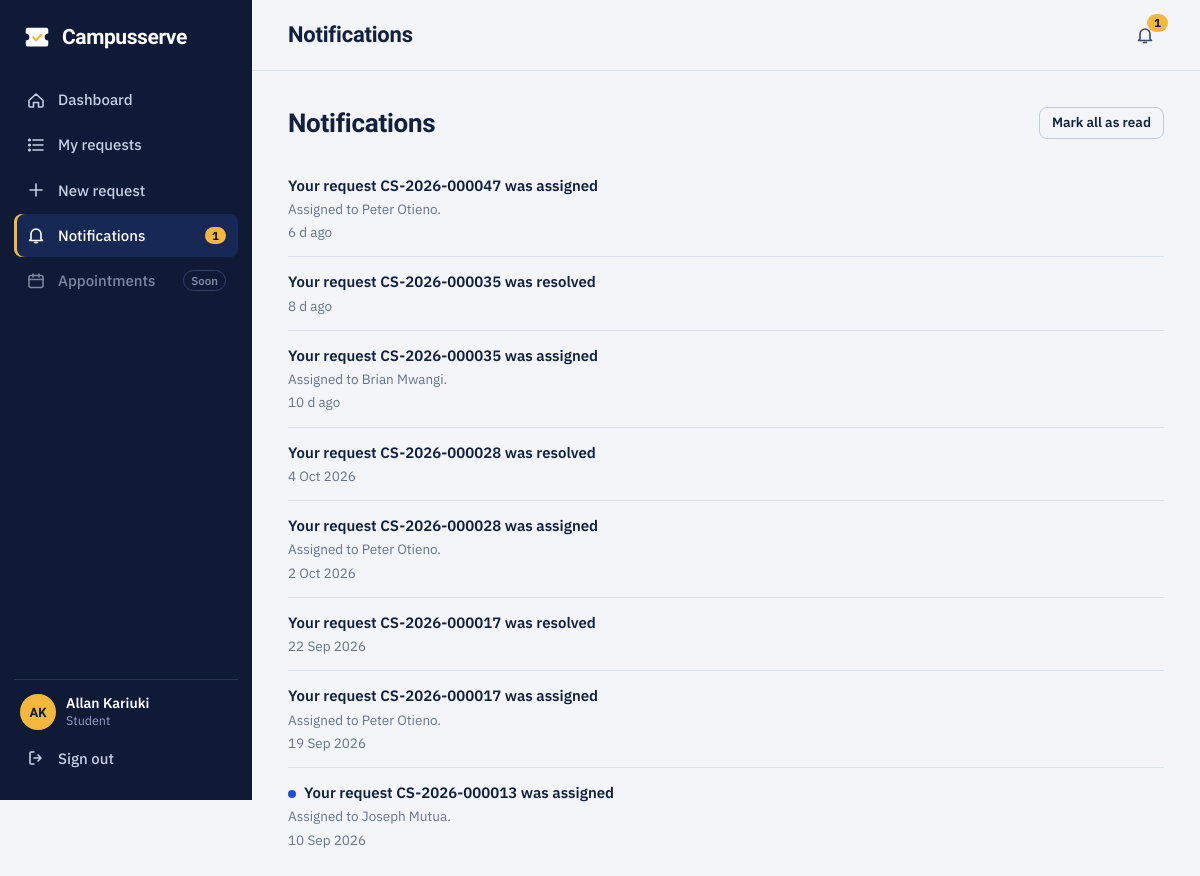
The page /index.php?r=notifications/index (signed in) on the database its author committed.
### tables this page shows
CREATE TABLE users (
    id              INT UNSIGNED AUTO_INCREMENT PRIMARY KEY,
    role            ENUM('student','lecturer','staff','admin') NOT NULL,
    identifier      VARCHAR(30)  NOT NULL UNIQUE COMMENT 'admission no. for students, staff no. otherwise',
    full_name       VARCHAR(120) NOT NULL,
    email           VARCHAR(150) NOT NULL UNIQUE,
    date_of_birth   DATE NULL,
    age             TINYINT UNSIGNED NULL COMMENT 'derived from date_of_birth by triggers and a daily event; never edit by hand',
    password_hash   VARCHAR(255) NOT NULL,
    department_id   INT UNSIGNED NULL COMMENT 'staff and lecturers only',
    programme       VARCHAR(100) NULL COMMENT 'students only',
    year_of_study   TINYINT UNSIGNED NULL,
    status          ENUM('active','suspended') NOT NULL DEFAULT 'active',
    failed_attempts TINYINT UNSIGNED NOT NULL DEFAULT 0,
    locked_until    DATETIME NULL,
    last_login_at   DATETIME NULL,
    created_at      DATETIME NOT NULL DEFAULT CURRENT_TIMESTAMP,
    CONSTRAINT fk_users_dept FOREIGN KEY (department_id) REFERENCES departments(id) ON DELETE SET NULL,
    INDEX idx_users_role (role)
);

CREATE TABLE notifications (
    id          INT UNSIGNED AUTO_INCREMENT PRIMARY KEY,
    user_id     INT UNSIGNED NOT NULL,
    title       VARCHAR(150) NOT NULL,
    body        VARCHAR(500) NULL,
    link        VARCHAR(255) NULL,
    is_read     TINYINT(1) NOT NULL DEFAULT 0,
    created_at  DATETIME NOT NULL DEFAULT CURRENT_TIMESTAMP,
    CONSTRAINT fk_n_user FOREIGN KEY (user_id) REFERENCES users(id) ON DELETE CASCADE,
    INDEX idx_n_user (user_id, is_read, created_at)
);

### core/View.php (called while the page is built, shortened)
<?php
class View
{
    public static function render(string $view, array $data = [], string $layout = 'layouts/main'): void
    {
        $file = BASE_PATH . "/app/views/$view.php";
        extract($data, EXTR_SKIP);
        require $file;
        $content = ob_get_clean();
        require BASE_PATH . "/app/views/$layout.php";
    }
}

### core/Controller.php (called while the page is built, shortened)
<?php
abstract class Controller
{
    protected function render(string $view, array $data = [], string $layout = 'layouts/main'): void
    {
        View::render($view, $data, $layout);
    }
    protected function requireLogin(): array
    {
        $u = Auth::user();
        return $u;
    }
}

### app/controllers/NotificationsController.php (called while the page is built, shortened)
<?php
class NotificationsController extends Controller
{
    public function indexAction(): void
    {
        $u = $this->requireLogin();
        $this->render('tickets/notifications', ['title' => 'Notifications', 'u' => $u, 'items' => Notification::recent((int) $u['id'], 40)]);
    }
}

### core/App.php (called while the page is built, shortened)
<?php
class App
{
    private static array $config = [];
    public static function boot(): void
    {
        self::$config = require BASE_PATH . '/config/config.php';
        date_default_timezone_set(self::$config['timezone']);
        spl_autoload_register(function (string $class): void {
            foreach (['core', 'app/controllers', 'app/models', 'app/services'] as $dir) {
                $f = BASE_PATH . "/$dir/$class.php";
                if (is_file($f)) { require_once $f; return; }
            }
        });
        require_once BASE_PATH . '/core/helpers.php';
    }
    public static function config(?string $key = null)
    {
        return $key === null ? self::$config : (self::$config[$key] ?? null);
    }
    public static function dispatch(): void
    {
        $route = $_GET['r'] ?? 'home/index';
        if (!is_string($route) || !preg_match('#^([a-z]+)/([a-z]+)$#', $route, $m)) { self::notFound(); }
        $action = $m[2] . 'Action';
        try {
            (new $class())->$action();
        } catch (PDOException $e) {
            error_log('Campusserve DB error: ' . $e->getMessage());
            http_response_code(500);
            View::render('errors/500', ['title' => 'Database unavailable'], 'layouts/plain');
        }
    }
}

### index.php (called while the page is built, shortened)
<?php
require BASE_PATH . '/core/App.php';
App::dispatch();

### core/Database.php (called while the page is built, shortened)
<?php
class Database
{
    private static ?PDO $pdo = null;
    public static function pdo(): PDO
    {
        if (self::$pdo === null) {
            $c = App::config('db');
            $dsn = "mysql:host={$c['host']};port={$c['port']};dbname={$c['name']};charset={$c['charset']}";
            self::$pdo = new PDO($dsn, $c['user'], $c['pass'], [
                PDO::ATTR_ERRMODE            => PDO::ERRMODE_EXCEPTION,
                PDO::ATTR_DEFAULT_FETCH_MODE => PDO::FETCH_ASSOC,
                PDO::ATTR_EMULATE_PREPARES   => false,
            ]);
            self::$pdo->exec("SET time_zone = '" . date('P') . "'");
        }
        return self::$pdo;
    }
    public static function run(string $sql, array $params = []): PDOStatement
    {
        $st = self::pdo()->prepare($sql);
        $st->execute($params);
        return $st;
    }
    public static function all(string $sql, array $params = []): array   { return self::run($sql, $params)->fetchAll(); }
    public static function one(string $sql, array $params = []): ?array  { $r = self::run($sql, $params)->fetch(); return $r ?: null; }
    public static function value(string $sql, array $params = [])        { $r = self::run($sql, $params)->fetchColumn(); return $r === false ? null : $r; }
}

### app/models/Notification.php (called while the page is built, shortened)
<?php
class Notification
{
    public static function recent(int $userId, int $limit = 6): array
    {
        return Database::all('SELECT * FROM notifications WHERE user_id = ? ORDER BY created_at DESC, id DESC LIMIT ' . (int) $limit, [$userId]);
    }
    public static function unreadCount(int $userId): int
    {
        return (int) Database::value('SELECT COUNT(*) FROM notifications WHERE user_id = ? AND is_read = 0', [$userId]);
    }
}

### core/Auth.php (called while the page is built, shortened)
<?php
class Auth
{
    public static function user(): ?array
    {
        $id = $_SESSION['uid'] ?? null;
        $u = Database::one(
            'SELECT u.id, u.role, u.identifier, u.full_name, u.email, u.department_id, u.programme, u.year_of_study, u.status,
                    d.name AS department_name
               FROM users u LEFT JOIN departments d ON d.id = u.department_id WHERE u.id = ?', [$id]);
        return $u;
    }
}

### app/views/tickets/notifications.php (the view)
<div class="page-head"><div><h2>Notifications</h2></div>
<?php if ($items): ?><form method="post" action="<?= e(url('notifications/read')) ?>"><?= csrf_field() ?><input type="hidden" name="all" value="1"><button class="btn btn-ghost btn-sm" type="submit">Mark all as read</button></form><?php endif; ?></div>
<?php if (!$items): ?><p class="empty">You are all caught up.</p><?php else: ?>
<ul class="list">
<?php foreach ($items as $n): ?>
    <li><form method="post" action="<?= e(url('notifications/read')) ?>"><?= csrf_field() ?><input type="hidden" name="id" value="<?= (int) $n['id'] ?>">
        <button type="submit" class="t<?= $n['is_read'] ? '' : ' unread' ?>" style="background:none;border:0;padding:0;font:inherit;font-weight:600;color:var(--ink);cursor:pointer;text-align:left"><?= e($n['title']) ?></button></form>
        <?php if ($n['body']): ?><span class="s"><?= e($n['body']) ?></span><br><?php endif; ?><span class="s"><?= e(time_ago($n['created_at'])) ?></span></li>
<?php endforeach; ?>
</ul><?php endif; ?>

### app/views/layouts/main.php (shortened to what this page needs)
<?php
$route = $_GET['r'] ?? 'dashboard/index';
$role = $u['role'];
$unread = Notification::unreadCount((int) $u['id']);
$nav = [['dashboard/index', $role === 'admin' ? 'Overview' : 'Dashboard', 'home']];
if ($role === 'student') {
    $nav[] = ['tickets/index', 'My requests', 'list'];
    $nav[] = ['tickets/create', 'New request', 'plus'];
} elseif ($role === 'admin') {
    $nav[] = ['tickets/index', 'All requests', 'list'];
    $nav[] = ['admin/users', 'Users', 'users'];
    $nav[] = ['admin/ml', 'Classifier', 'chip'];
} else {
    $nav[] = ['tickets/index', $role === 'lecturer' ? 'Assigned requests' : 'Request queue', 'list'];
}
$nav[] = ['notifications/index', 'Notifications', 'bell'];
?>
<!doctype html>
<html lang="en"><head><?php View::partial('head', ['title' => $title ?? '']); ?></head>
<body class="app">
<aside class="side" id="side">
    <a class="brand" href="<?= e(url('dashboard/index')) ?>"><?= logo() ?><span>Campusserve</span></a>
    <nav aria-label="Main">
        <?php foreach ($nav as [$r, $label, $ic]): ?>
            <?php $active = $route === $r || ($r === 'tickets/index' && $route === 'tickets/show') || ($r === 'admin/users' && $route === 'admin/users'); ?>
            <a href="<?= e(url($r)) ?>" class="nav-link<?= $active ? ' is-active' : '' ?>"<?= $active ? ' aria-current="page"' : '' ?>>
                <?= icon($ic) ?><span><?= e($label) ?></span>
                <?php if ($r === 'notifications/index' && $unread): ?><b class="pill"><?= $unread ?></b><?php endif; ?>
            </a>
        <?php endforeach; ?>
        <?php if (in_array($role, ['student', 'lecturer'], true)): ?>
            <span class="nav-link is-soon" title="Appointment booking is built in the next phase"><?= icon('cal') ?><span>Appointments</span><b class="soon">Soon</b></span>
        <?php endif; ?>
    </nav>
    <div class="side-foot">
        <div class="who">
            <span class="avatar"><?= e(initials($u['full_name'])) ?></span>
            <span class="who-text"><b><?= e($u['full_name']) ?></b><small><?= e(role_label($role)) ?><?= $u['department_name'] ? ', ' . e($u['department_name']) : '' ?></small></span>
        </div>
        <form method="post" action="<?= e(url('auth/logout')) ?>"><?= csrf_field() ?>
            <button class="nav-link nav-out" type="submit"><?= icon('out') ?><span>Sign out</span></button>
        </form>
    </div>
</aside>
<div class="shell">
    <header class="top">
        <h1 class="top-title"><?= e($title ?? '') ?></h1>
        <a class="bell" href="<?= e(url('notifications/index')) ?>" aria-label="Notifications<?= $unread ? ', ' . $unread . ' unread' : '' ?>"><?= icon('bell') ?><?php if ($unread): ?><b class="pill"><?= $unread ?></b><?php endif; ?></a>
    </header>
    <main id="main" class="page">
        <?= $content ?>
    </main>
</div>
</body></html>

### assets/css/app.css (style rules this page uses)
:root { --ink: #11203f; --ink-soft: #3b4b6b; --muted: #66738d; --line: #dce2ec; --line-strong: #c3ccdb; --paper: #f3f5f9; --card: #ffffff; --navy: #0e1a36; --navy-2: #172854; --brand: #1f4fd8; --brand-dark: #173ba6; --brand-tint: #e8eefd; --stub: #f5b83d; --stub-tint: #fdf3dc; --ok: #1b8a57; --ok-tint: #e2f4ea; --warn: #a85f00; --warn-tint: #fdebd2; --bad: #be3a34; --bad-tint: #fbe6e4; --radius: 10px; --display: "Bricolage Grotesque", "Trebuchet MS", system-ui, sans-serif; --body: "IBM Plex Sans", system-ui, -apple-system, "Segoe UI", Roboto, sans-serif; }
*, *::before, *::after { box-sizing: border-box; }
html { -webkit-text-size-adjust: 100%; }
body { margin: 0; font: 400 15px/1.55 var(--body); color: var(--ink); background: var(--paper); font-variant-numeric: tabular-nums; }
h1, h2, h3, h4 { font-family: var(--display); line-height: 1.15; margin: 0; letter-spacing: -0.01em; }
a { color: var(--brand); text-underline-offset: 2px; }
.btn { display: inline-flex; align-items: center; justify-content: center; gap: 8px; font: 600 14.5px/1 var(--body); padding: 12px 18px; border-radius: 8px; border: 1.5px solid transparent; cursor: pointer; text-decoration: none; transition: background .15s, border-color .15s, color .15s; }
.btn-ghost { background: transparent; border-color: var(--line-strong); color: var(--ink); }
.btn-sm { padding: 8px 12px; font-size: 13.5px; }
.pill { background: var(--stub); color: var(--navy); font: 700 11.5px/1 var(--body); border-radius: 999px; padding: 3px 7px; margin-left: auto; }
.brand { display: flex; align-items: center; gap: 10px; color: #fff; text-decoration: none; font: 800 21px/1 var(--display); letter-spacing: -0.02em; }
body.app { display: grid; grid-template-columns: 252px 1fr; min-height: 100vh; }
.side { background: var(--navy); color: #c5cee4; padding: 22px 14px; display: flex; flex-direction: column; gap: 26px; position: sticky; top: 0; height: 100vh; }
.side .brand { padding: 0 8px; }
.side nav { display: flex; flex-direction: column; gap: 2px; }
.nav-link { display: flex; align-items: center; gap: 12px; padding: 10px 12px; border-radius: 8px; color: #c5cee4; text-decoration: none; font-weight: 500; background: none; border: 0; width: 100%; font-family: var(--body); font-size: 15px; cursor: pointer; text-align: left; }
.nav-link.is-active { background: var(--navy-2); color: #fff; box-shadow: inset 3px 0 0 var(--stub); }
.nav-link.is-soon { opacity: .6; cursor: default; }
.soon { margin-left: auto; font: 600 11.5px var(--body); border: 1px solid #4a5b8a; border-radius: 999px; padding: 2px 7px; }
.side-foot { margin-top: auto; border-top: 1px solid #22345f; padding-top: 14px; display: flex; flex-direction: column; gap: 8px; }
.who { display: flex; gap: 10px; align-items: center; padding: 0 6px; }
.avatar { width: 36px; height: 36px; border-radius: 50%; background: var(--stub); color: var(--navy); display: grid; place-items: center; font: 800 13px var(--display); flex: none; }
.who-text { display: flex; flex-direction: column; min-width: 0; line-height: 1.25; }
.who-text b { color: #fff; font-weight: 600; font-size: 14px; overflow: hidden; text-overflow: ellipsis; white-space: nowrap; }
.who-text small { font-size: 12.5px; color: #93a0c4; overflow: hidden; text-overflow: ellipsis; white-space: nowrap; }
.shell { min-width: 0; }
.top { display: flex; align-items: center; gap: 14px; padding: 16px clamp(18px, 3vw, 40px); background: var(--paper); border-bottom: 1px solid var(--line); position: sticky; top: 0; z-index: 5; }
.top-title { font-size: 22px; flex: 1; }
.bell { position: relative; color: var(--ink-soft); display: grid; place-items: center; width: 38px; height: 38px; border-radius: 50%; }
.bell .pill { position: absolute; top: -2px; right: -4px; margin: 0; }
.page { padding: clamp(18px, 3vw, 36px) clamp(18px, 3vw, 40px) 60px; max-width: 1240px; }
.page-head { display: flex; justify-content: space-between; align-items: flex-end; gap: 16px; flex-wrap: wrap; margin-bottom: 22px; }
.page-head h2 { font-size: 26px; }
.list { list-style: none; margin: 0; padding: 0; }
.list li { padding: 13px 0; border-bottom: 1px solid var(--line); }
.list li:last-child { border-bottom: 0; }
.list .t { font-weight: 600; display: block; }
.list .s { color: var(--muted); font-size: 13.5px; }
.unread::before { content: ""; display: inline-block; width: 8px; height: 8px; border-radius: 50%; background: var(--brand); margin-right: 8px; }

### rows shown on the page
users: full_name "AK", full_name "Allan Kariuki", role "Student"
notifications: title "Your request CS-2026-000047 was assigned", body "Assigned to Peter Otieno.", created_at "6 d ago"
notifications: title "Your request CS-2026-000035 was resolved", created_at "8 d ago"
notifications: title "Your request CS-2026-000035 was assigned", body "Assigned to Brian Mwangi.", created_at "10 d ago"
notifications: title "Your request CS-2026-000028 was resolved", created_at "4 Oct 2026"
notifications: title "Your request CS-2026-000028 was assigned", body "Assigned to Peter Otieno.", created_at "2 Oct 2026"
notifications: title "Your request CS-2026-000017 was resolved", created_at "22 Sep 2026"
notifications: title "Your request CS-2026-000017 was assigned", body "Assigned to Peter Otieno.", created_at "19 Sep 2026"
notifications: title "Your request CS-2026-000013 was assigned", body "Assigned to Joseph Mutua.", created_at "10 Sep 2026"

### other values the page prints
$label "Dashboard"
$label "My requests"
$label "New request"
$label "Notifications"
$unread "1"
$title "Notifications"
